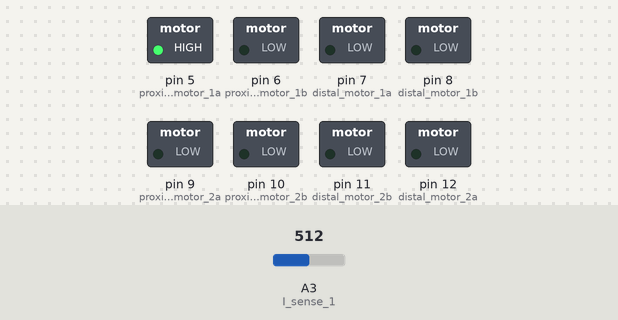
Recording of a sketch running on a simulated Arduino Uno, built with avr-gcc and run on an emulated ATmega328P. On the bench: switched loads named in the sketch (green lamp = pin HIGH). The test bench sets the inputs (shaded band); at power-on: A3 (I_sense_1) = 512. What the sketch prints to the serial monitor is not drawn.

Above: at 0.1 s.
Timing chart, 0 to 1.6 s (numbered marks = the images above):
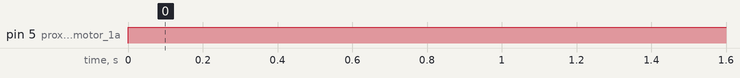

The sketch:

Segment_sanity_check.ino
```cpp
/* A simple sanity-check script that makes sure that the motors on a single segment connected to the base are working properly with the L293D motor driver ICs.*/
/* Slightly moves each motor in either direction for a brief period of time, and then back again over the same period. */


/*******************************************************/
/* Define digital IO pins being used on Arduino mirco */
/*****************************************************/


// Motor direction pins

const int proximal_motor_1a = 5;
const int proximal_motor_1b = 6;
const int proximal_motor_2a = 9;
const int proximal_motor_2b = 10;

const int distal_motor_1a = 7;
const int distal_motor_1b = 8;
const int distal_motor_2a = 12;
const int distal_motor_2b = 11;


// I-sense ADC pins
const int I_sense_1 = A3;
const int I_sense_2 = A2;
const int I_sense_3 = A1;
const int I_sense_4 = A0;


void setup()
{
  Serial.begin(115200);

  // Digital pins
  pinMode(proximal_motor_1a, OUTPUT);
  pinMode(proximal_motor_1b, OUTPUT);
  pinMode(proximal_motor_2a, OUTPUT);
  pinMode(proximal_motor_2b, OUTPUT);

  pinMode(distal_motor_1a, OUTPUT);
  pinMode(distal_motor_1b, OUTPUT);
  pinMode(distal_motor_2a, OUTPUT);
  pinMode(distal_motor_2b, OUTPUT);


  // Set all digital pin outputs to LOW to start with
  digitalWrite(proximal_motor_1a, LOW);
  digitalWrite(proximal_motor_1b, LOW);
  digitalWrite(proximal_motor_2a, LOW);
  digitalWrite(proximal_motor_2b, LOW);

  digitalWrite(distal_motor_1a, LOW);
  digitalWrite(distal_motor_1b, LOW);
  digitalWrite(distal_motor_2a, LOW);
  digitalWrite(distal_motor_2b, LOW);
}


/************************************/
/* HARDWARE SANITY CHECK FUNCTIONS */
/**********************************/

/* Sanity check of individual motor Open-Loop (OL) control */
void move_single_motor(int pin_A, int pin_B, int _ms)
{
  digitalWrite(pin_A, LOW);
  digitalWrite(pin_B, HIGH);
  delay(_ms);

  digitalWrite(pin_A, HIGH);
  digitalWrite(pin_B, LOW);
  delay(_ms);

  digitalWrite(pin_B, LOW);
  digitalWrite(pin_A, LOW);
}

/* Sanity check of antagonist-motor-pair OL control */
void move_antagonist_pair(int pin_A1, int pin_B1, int pin_A2, int pin_B2, int _ms)
{
  int max_sample_cycles = 10;
  int sample_cycles = max_sample_cycles;

  /* Move antagonist pair in positive dir */
  digitalWrite(pin_A1, LOW);
  digitalWrite(pin_B1, HIGH);
  digitalWrite(pin_A2, LOW);
  digitalWrite(pin_B2, HIGH);

  while(sample_cycles > 0)
  {
    Serial.print(analogRead(I_sense_1));
    Serial.print(" ");
    Serial.print(analogRead(I_sense_2));
    Serial.print(" ");
    Serial.print(analogRead(I_sense_3));
    Serial.print(" ");
    Serial.println(analogRead(I_sense_4));

    delay(_ms/max_sample_cycles);
    sample_cycles--;
  }
  sample_cycles = max_sample_cycles;


  /* Move antagonist pair in negative dir */
  digitalWrite(pin_A1, HIGH);
  digitalWrite(pin_B1, LOW);
  digitalWrite(pin_A2, HIGH);
  digitalWrite(pin_B2, LOW);

  while(sample_cycles > 0)
  {
    Serial.print(analogRead(I_sense_1));
    Serial.print(" ");
    Serial.print(analogRead(I_sense_2));
    Serial.print(" ");
    Serial.print(analogRead(I_sense_3));
    Serial.print(" ");
    Serial.println(analogRead(I_sense_4));

    delay(_ms/max_sample_cycles);
    sample_cycles--;
  }
  sample_cycles = max_sample_cycles;

  /* Stop all motors */
  digitalWrite(pin_A1, LOW);
  digitalWrite(pin_B1, LOW);
  digitalWrite(pin_A2, LOW);
  digitalWrite(pin_B2, LOW);
}

/* Sanity check of I-sense PCBs: move single motor and display I-sense-output at rate of 10Hz. and stop if threshold is exceeded */
void check_single_I_sense(int pin_A, int pin_B, int _ms)
{
    digitalWrite(pin_A, HIGH);
    digitalWrite(pin_B, LOW);

    int max_cycles = 100;
    int cycle_count = max_cycles;

    while(max_cycles > 0)
    {
      Serial.println(analogRead(I_sense_1));
      delay(_ms/max_cycles);
      cycle_count--;

    }

    digitalWrite(pin_A, LOW);
    digitalWrite(pin_B, LOW);
    delay(_ms/2);
}


/**********************/
/* Main control loop */
/********************/

void loop()
{

  check_single_I_sense(proximal_motor_1a, proximal_motor_1b, 1000);

    /* Slightly move each individual motor in either direction in OL fashion.*/
//    move_single_motor(proximal_motor_1a,  proximal_motor_1b,  1000);
//    move_single_motor(proximal_motor_2a,  proximal_motor_2b,  1000);
//    move_single_motor(distal_motor_1a,    distal_motor_1b,    1000);
//    move_single_motor(distal_motor_2a,    distal_motor_2b,    1000);

    /* Slightly move each antagonist motor pair in OL fashion .*/
//    move_antagonist_pair(proximal_motor_1a,  proximal_motor_1b,  proximal_motor_2a, proximal_motor_2b, 1000);
//    move_antagonist_pair(distal_motor_1a,  distal_motor_1b,  distal_motor_2a, distal_motor_2b, 1000);
//    delay(500);

//    check_single_I_sense(proximal_motor_1a, proximal_motor_1b);
//    Serial.println(analogRead(I_sense_1));


}
```

Measured:
- by itself, pin 5 (proximal_motor_1a): LOW → HIGH at 0.00 s
